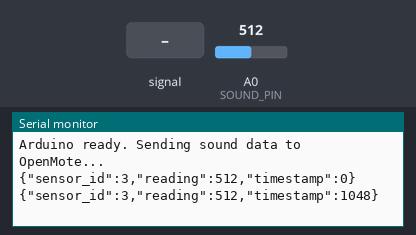
A sketch run on a simulated Arduino Uno, built with avr-gcc and run on an emulated ATmega328P. Parts: the last lines printed to the serial monitor. The test bench sets the inputs (shaded band); at power-on: A0 (SOUND_PIN) = 512.

Above: at 1.8 s.
1.9 s: A0 (SOUND_PIN) fed a 200 Hz sine of ±81 counts around its level
At 3.0 s:
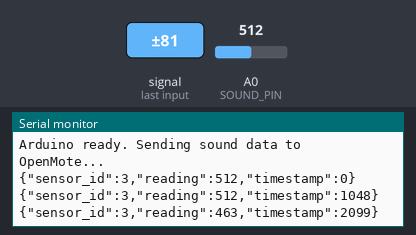
3.4 s: A0 (SOUND_PIN) set to 716
At 4.7 s:
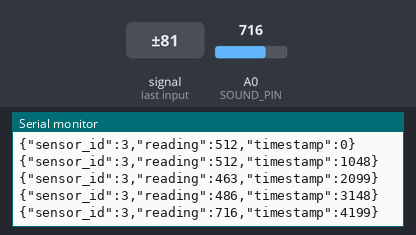
4.9 s: A0 (SOUND_PIN) fed a 1000 Hz sine of ±255 counts around its level
At 6.1 s:
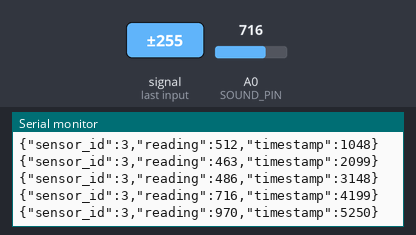
6.4 s: A0 (SOUND_PIN) set to 900
At 6.4 s:
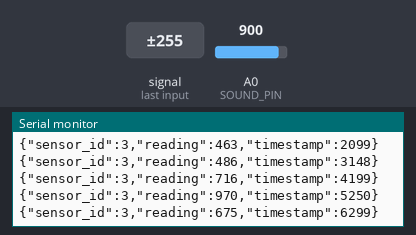
Timing chart, 0 to 8.9 s (numbered marks = the images above; inputs shaded):
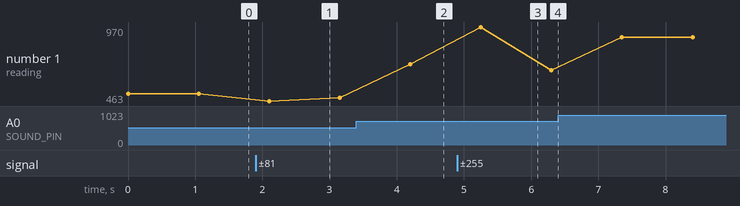

The sketch:

noise-arduino-code.ino
```cpp
#include <SoftwareSerial.h>

#define RX_PIN      10    // RX pin for SoftwareSerial (not used here, but required)
#define TX_PIN      11    // TX pin connected to level shifter, then to OpenMote UART1 RX (J1-P6)
#define SOUND_PIN   A0    // Analog pin where Grove Sound Sensor is connected
#define SENSOR_ID   3     // Unique identifier for this sensor

// Create a SoftwareSerial object to communicate with the OpenMote
SoftwareSerial moteSerial(RX_PIN, TX_PIN);

void setup() {
  // 1) Initialize USB serial port for debugging at 115200 baud
  Serial.begin(115200);
  while(!Serial);  // Wait until Serial is ready

  // 2) Initialize SoftwareSerial port to OpenMote at 9600 baud
  moteSerial.begin(9600);

  Serial.println("Arduino ready. Sending sound data to OpenMote...");
}

void loop() {
  // 3) Read the analog value from the sound sensor (0-1023)
  int reading = analogRead(SOUND_PIN);

  // 4) Get a timestamp in milliseconds since Arduino started
  unsigned long ts = millis();

  // 5) Manually construct a JSON string with sensor_id, reading, and timestamp:
  //    Example: {"sensor_id":3,"reading":478,"timestamp":1234}
  char buf[80];
  int len = snprintf(buf, sizeof(buf),
    "{\"sensor_id\":%d,\"reading\":%d,\"timestamp\":%lu}",
    SENSOR_ID, reading, ts);

  // 6) Send the JSON string to USB Serial (for debug) and via UART1 to the OpenMote
  Serial.println(buf);                // Print JSON to USB serial monitor
  moteSerial.write((uint8_t*)buf, len);  // Send JSON bytes to OpenMote
  moteSerial.write('\n');             // Send newline to mark end of message

  // 7) Wait 1 second before the next sensor reading and send
  delay(1000);
}
```

Measured:
- after the input at 1.9 s, the serial monitor: prints a new line after 0.20 s (image 1)
- after the input at 3.4 s, the serial monitor: prints a new line after 0.80 s (image 2)
- after the input at 4.9 s, the serial monitor: prints a new line after 0.35 s (image 3)
- plotted number 1: 512 → 486 after the input at 1.9 s, 486 → 716 after the input at 3.4 s, 716 → 675 after the input at 4.9 s, 675 → 900 after the input at 6.4 s
